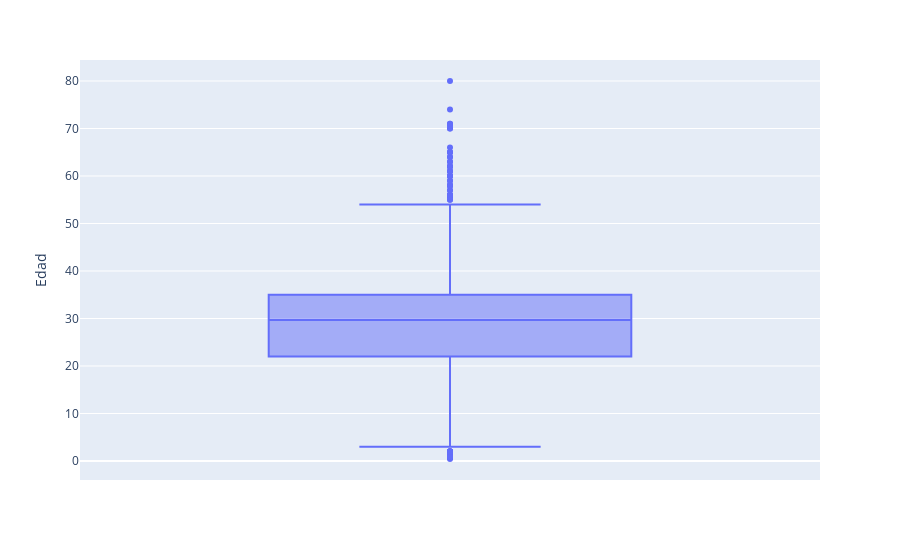
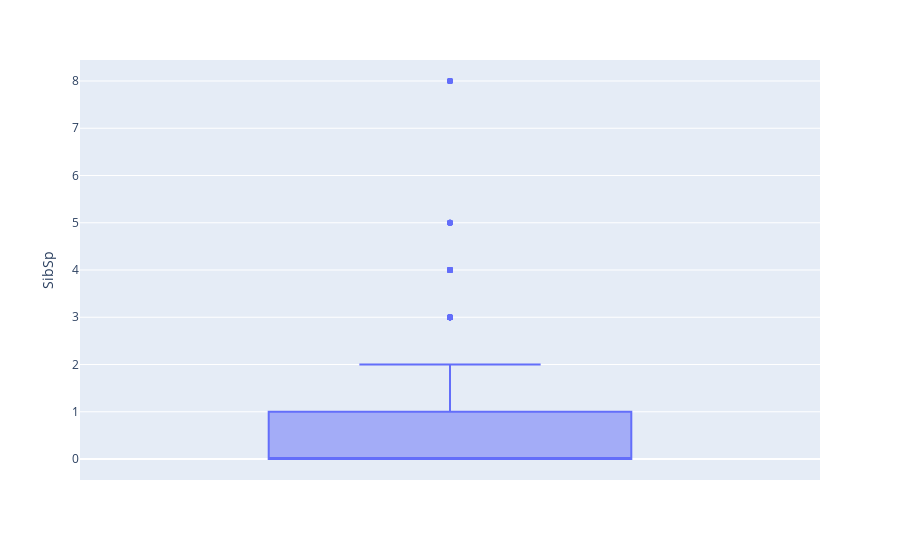
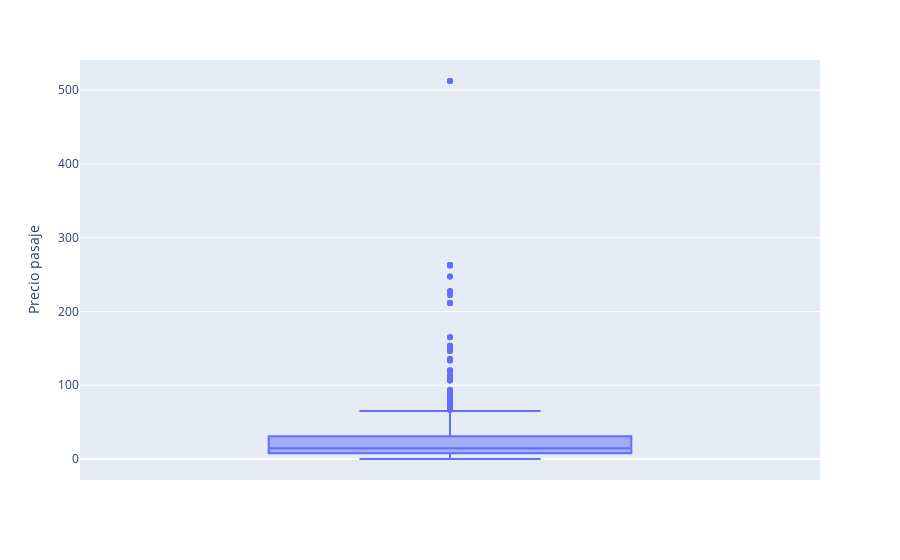
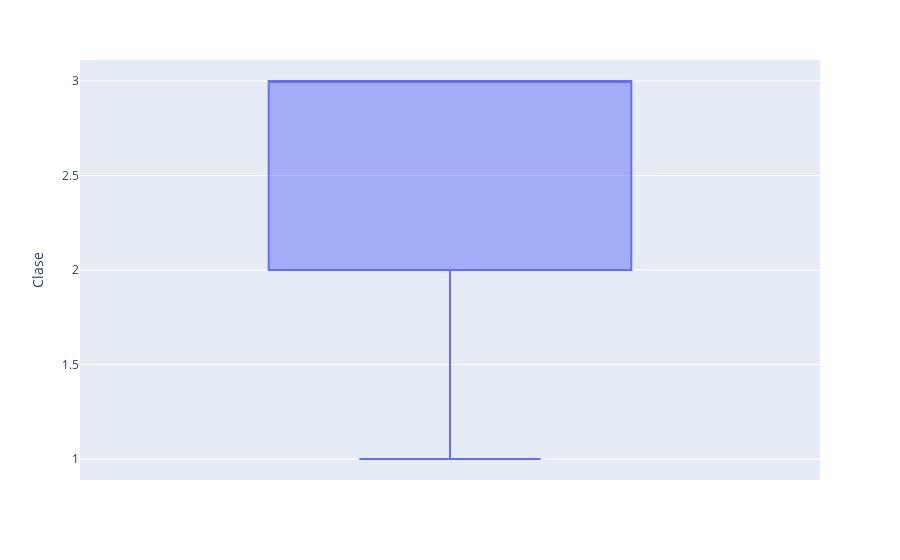

The notebook cell saved with these charts, in order:
### Code cell
# mas pruebas con outliners y las variables numericas
for col in df_num:
    fig = px.box(df, y=col)
    fig.show()

### Figure 1 — Plotly figure (JSON) as saved in the notebook; plotly's stock layout.template omitted (floating-point values rounded to 4 significant figures; data arrays with more than 128 entries replaced by an {"elided": "..."} marker saying what was removed)
{"data": [{"alignmentgroup": "True", "hovertemplate": "Edad=%{y}<extra></extra>", "legendgroup": "", "marker": {"color": "#636efa"}, "name": "", "notched": false, "offsetgroup": "", "orientation": "v", "showlegend": false, "type": "box", "x0": " ", "xaxis": "x", "y": {"elided": "891 float values"}, "y0": " ", "yaxis": "y"}], "layout": {"boxmode": "group", "legend": {"tracegroupgap": 0}, "margin": {"t": 60}, "xaxis": {"anchor": "y", "domain": [0, 1]}, "yaxis": {"anchor": "x", "domain": [0, 1], "title": {"text": "Edad"}}}}

### Figure 2 — Plotly figure (JSON) as saved in the notebook; plotly's stock layout.template omitted (floating-point values rounded to 4 significant figures; data arrays with more than 128 entries replaced by an {"elided": "..."} marker saying what was removed)
{"data": [{"alignmentgroup": "True", "hovertemplate": "SibSp=%{y}<extra></extra>", "legendgroup": "", "marker": {"color": "#636efa"}, "name": "", "notched": false, "offsetgroup": "", "orientation": "v", "showlegend": false, "type": "box", "x0": " ", "xaxis": "x", "y": {"elided": "891 int values"}, "y0": " ", "yaxis": "y"}], "layout": {"boxmode": "group", "legend": {"tracegroupgap": 0}, "margin": {"t": 60}, "xaxis": {"anchor": "y", "domain": [0, 1]}, "yaxis": {"anchor": "x", "domain": [0, 1], "title": {"text": "SibSp"}}}}

### Figure 3 — Plotly figure (JSON) as saved in the notebook; plotly's stock layout.template omitted (floating-point values rounded to 4 significant figures; data arrays with more than 128 entries replaced by an {"elided": "..."} marker saying what was removed)
{"data": [{"alignmentgroup": "True", "hovertemplate": "Precio pasaje=%{y}<extra></extra>", "legendgroup": "", "marker": {"color": "#636efa"}, "name": "", "notched": false, "offsetgroup": "", "orientation": "v", "showlegend": false, "type": "box", "x0": " ", "xaxis": "x", "y": {"elided": "891 float values"}, "y0": " ", "yaxis": "y"}], "layout": {"boxmode": "group", "legend": {"tracegroupgap": 0}, "margin": {"t": 60}, "xaxis": {"anchor": "y", "domain": [0, 1]}, "yaxis": {"anchor": "x", "domain": [0, 1], "title": {"text": "Precio pasaje"}}}}

### Figure 4 — Plotly figure (JSON) as saved in the notebook; plotly's stock layout.template omitted (floating-point values rounded to 4 significant figures; data arrays with more than 128 entries replaced by an {"elided": "..."} marker saying what was removed)
{"data": [{"alignmentgroup": "True", "hovertemplate": "Clase=%{y}<extra></extra>", "legendgroup": "", "marker": {"color": "#636efa"}, "name": "", "notched": false, "offsetgroup": "", "orientation": "v", "showlegend": false, "type": "box", "x0": " ", "xaxis": "x", "y": {"elided": "891 int values"}, "y0": " ", "yaxis": "y"}], "layout": {"boxmode": "group", "legend": {"tracegroupgap": 0}, "margin": {"t": 60}, "xaxis": {"anchor": "y", "domain": [0, 1]}, "yaxis": {"anchor": "x", "domain": [0, 1], "title": {"text": "Clase"}}}}
